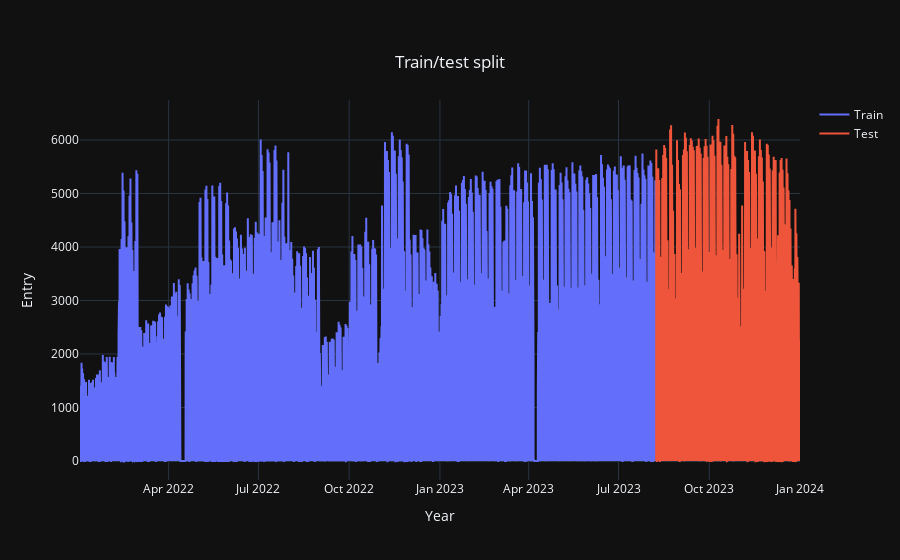

The notebook cell saved with this chart:
### Code cell
# Visualize the test train split
train_samples = go.Scatter(x = train['ds'],
                  y = train['y'],
                  mode = 'lines',
                  name = 'Train')

test_samples = go.Scatter(x = test['ds'],
                  y = test['y'],
                  mode = 'lines',
                  name = 'Test')

layout = go.Layout(title={'text': 'Train/test split',
                          'y':0.9,
                          'x':0.5,
                          'xanchor': 'center',
                          'yanchor': 'top'},
                   xaxis = dict(title = 'Year'),
                   yaxis = dict(title = 'Entry'),
                   template = 'plotly_dark')

data = [train_samples, test_samples]
fig = go.Figure(data = data, layout = layout)
iplot(fig)

### Figure 1 — Plotly figure (JSON) as saved in the notebook; plotly's stock layout.template omitted (floating-point values rounded to 4 significant figures; data arrays with more than 128 entries replaced by an {"elided": "..."} marker saying what was removed)
{"data": [{"mode": "lines", "name": "Train", "type": "scatter", "x": {"elided": "11680 str values"}, "y": {"elided": "11680 int values"}}, {"mode": "lines", "name": "Test", "type": "scatter", "x": {"elided": "2920 str values"}, "y": {"elided": "2920 int values"}}], "layout": {"title": {"text": "Train/test split", "x": 0.5, "xanchor": "center", "y": 0.9, "yanchor": "top"}, "xaxis": {"title": {"text": "Year"}}, "yaxis": {"title": {"text": "Entry"}}}}
